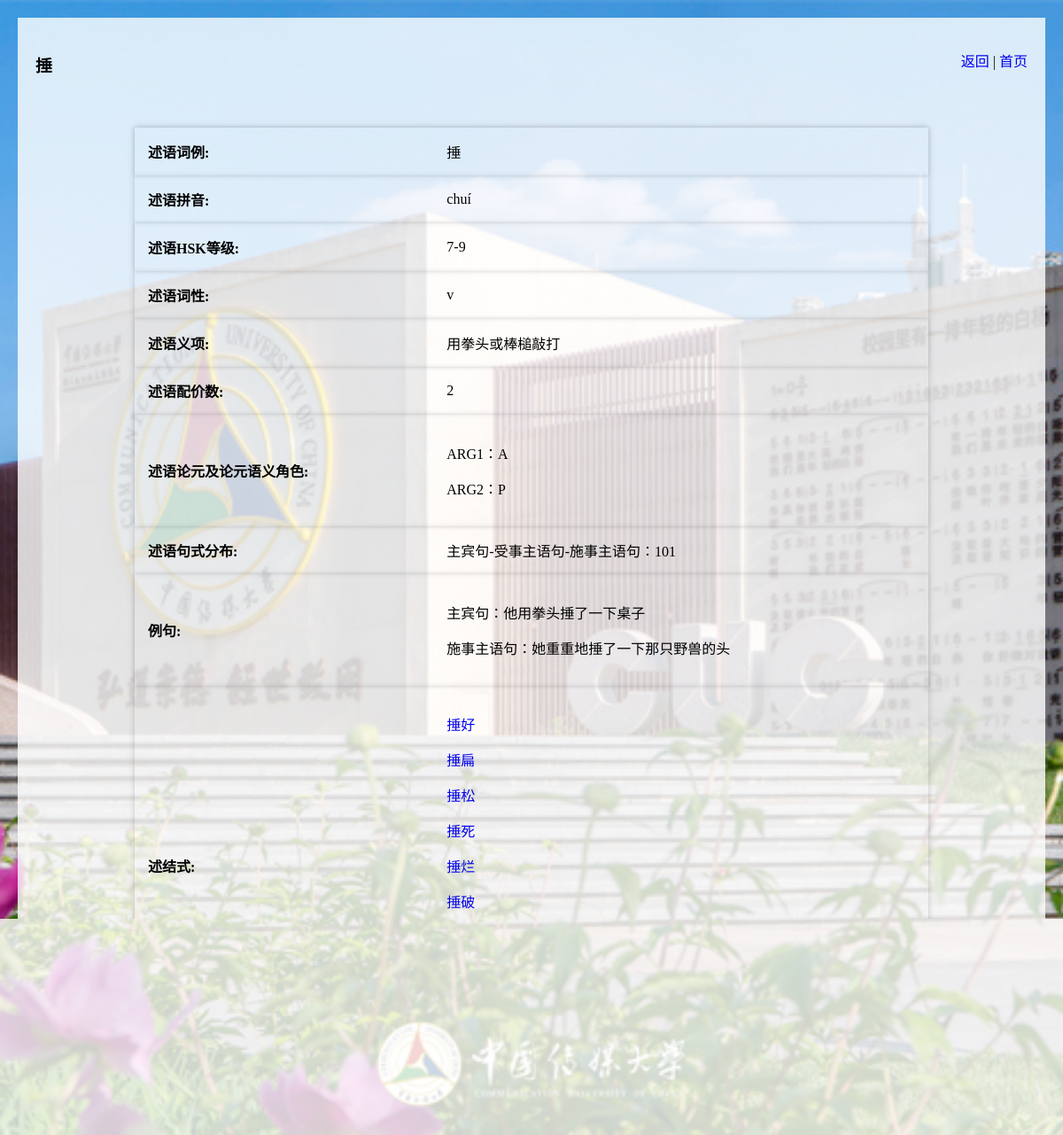
The app's page /predicate/捶 with its own data.
### tables this page shows
CREATE TABLE "第一轮标注记录" (
	"id"	INTEGER,
	"编号"	TEXT,
	"述结式词例"	TEXT,
	"述结式拼音"	TEXT,
	"述结式类型"	TEXT,
	"述结式配价数"	TEXT,
	"述结式论元1"	TEXT,
	"述结式论元2"	TEXT,
	"述结式论元3"	TEXT,
	"述结式论元1语义角色"	TEXT,
	"述结式论元2语义角色"	TEXT,
	"述结式论元3语义角色"	TEXT,
	"述语词例"	TEXT,
	"述语拼音"	TEXT,
	"述语HSK等级"	TEXT,
	"述语词性"	TEXT,
	"述语义项"	TEXT,
	"述语配价数"	TEXT,
	"述语论元1"	TEXT,
	"述语论元2"	TEXT,
	"述语论元3"	TEXT,
	"述语论元1语义角色"	TEXT,
	"述语论元2语义角色"	TEXT,
	"述语论元3语义角色"	TEXT,
	"补语词例"	TEXT,
	"补语拼音"	TEXT,
	"补语HSK等级"	TEXT,
	"补语词性"	TEXT,
	"补语义项"	TEXT,
	"补语配价数"	TEXT,
	"补语论元1"	TEXT,
	"补语论元2"	TEXT,
	"补语论元3"	TEXT,
	"补语论元1语义角色"	TEXT,
	"补语论元2语义角色"	TEXT,
	"补语论元3语义角色"	TEXT,
	"共指关系:R.ARG1="	TEXT,
	"R.ARG2="	TEXT,
	"V.ARG1="	TEXT,
	"V.ARG2="	TEXT,
	"补语语义类型"	TEXT,
	"句式1-主动宾"	TEXT,
	"句式1例句"	TEXT,
	"句式2-受事主语句"	TEXT,
	"句式2例句"	TEXT,
	"句式3-把字句"	TEXT,
	"句式3例句"	TEXT,
	"句式4-被na让字句"	TEXT,
	"句式4例句"	TEXT,
	"句式5-施事主语句"	TEXT,
	"句式5例句"	TEXT,
	"句式6-动词拷贝句"	TEXT,
	"句式6例句"	TEXT,
	"句式分布类型"	TEXT,
	"述语句式1 主宾句"	TEXT,
	"述语句式1例句"	TEXT,
	"述语句式2 受事主语句"	TEXT,
	"述语句式2例句"	TEXT,
	"述语句式3 施事主语句"	TEXT,
	"述语句式3例句 "	TEXT,
	"述语句式分布"	TEXT,
	"补语句式1 主事主语句"	TEXT,
	"补语句式1例句"	TEXT,
	"补语句式2 感事主语句"	TEXT,
	"补语句式2例句"	TEXT,
	"补语句式3 施事主语句"	TEXT,
	"补语句式3例句"	TEXT,
	"补语句式分布"	TEXT,
	"备注【词的义项】"	TEXT,
	"来源"	TEXT,
	"填写者1"	TEXT,
	"填写者2"	TEXT,
	"标注中遇到的问题"	TEXT,
	"音序"	TEXT,
	"基础句"	TEXT,
	"图片路径"	TEXT,
	PRIMARY KEY("id" AUTOINCREMENT)
);

### app.py (the view)
@app.route('/predicate/<pr>')
def predicate_detail(pr):
    conn = get_db()
    cursor = conn.cursor()
    cursor.execute('SELECT * FROM 第一轮标注记录 WHERE 述语词例 = ?',(pr,))
    predicate_info = cursor.fetchall()
    predicate_info = [[item if item != "na" else "" for item in row] for row in predicate_info]
    predicate_info = group_by_index(predicate_info,16,lambda x:x[2])
    return render_template('predicate_detail.html',predicate_info=predicate_info,pr=pr)

### app.py (called while the page is built)
def get_db():
    conn = sqlite3.connect(database)
    return conn

def group_by_index(data, index, sort_key=None):
    grouped_data = {}
    for item in data:
        key = item[index]
        if key not in grouped_data:
            grouped_data[key] = []
        grouped_data[key].append(item)
    for key in grouped_data:
        grouped_data[key] = sorted(grouped_data[key], key=sort_key)
    three_dim_list = list(grouped_data.values())
    three_dim_list.sort(key=lambda x: x[0][index])
    return three_dim_list

### templates/predicate_detail.html (shortened to what this page needs)
<!DOCTYPE html>
<html lang="en">
<head>
    <link rel="stylesheet" href="{{ url_for('static', filename='css/mystyle.css') }}">
</head>
<body>
    <div class="container">
        <div class="header_part ">
            <div class="left-div">
                <h3>{{ pr }}</h3>
            </div>
            <div class="right-div">
                <p><a href="javascript:history.back();">返回</a> | <a href="/">首页</a></p>
            </div>
        </div>
        <div class="main">
            {% if predicate_info %}
            {% for item in predicate_info %}
            <table>
                {% if item[0][12] %}
                <tr>
                    <td><strong>述语词例:</strong></td>
                    <td>{{ item[0][12] }}</td>
                </tr>
                {% endif %}
                {% if item[0][13] %}
                <tr>
                    <td><strong>述语拼音:</strong></td>
                    <td>{{ item[0][13] }}</td>
                </tr>
                {% endif %}
                {% if item[0][14] %}
                <tr>
                    <td><strong>述语HSK等级:</strong></td>
                    <td>{{ item[0][14] }}</td>
                </tr>
                {% endif %}
                 {% if item[0][15] %}
                <tr>
                    <td><strong>述语词性:</strong></td>
                    <td>{{ item[0][15] }}</td>
                </tr>
                {% endif %}
                {% if item[0][16] %}
                <tr>
                    <td><strong>述语义项:</strong></td>
                    <td>{{ item[0][16] }}</td>
                </tr>
                {% endif %}
                 {% if item[0][17] %}
                <tr>
                    <td><strong>述语配价数:</strong></td>
                    <td>{{ item[0][17] }}</td>
                </tr>
                {% endif %}
                {% if item[0][18] %}
                <tr>
                    <td><strong>述语论元及论元语义角色:</strong></td>
                    <td>
                        <p>{{ item[0][18] }}：{{ item[0][21] }}</p>
                        {% if item[0][19] %}
                        <p>{{ item[0][19] }}：{{ item[0][22] }}</p>
                        {% endif %}
                    </td>
                </tr>
                {% endif %}
                {% if item[0][60] %}
                <tr>
                    <td><strong>述语句式分布:</strong></td>
                    <td>主宾句-受事主语句-施事主语句：{{ item[0][60] }}</td>
                </tr>
                {% endif %}
                <tr>
                    <td><strong>例句:</strong></td>
                    <td>
                        {% if item[0][55] %}
                        <p>主宾句：{{ item[0][55] }}</p>
                        {% endif %}
                        {% if item[0][59] %}
                        <p>施事主语句：{{ item[0][59] }}</p>
                        {% endif %}
                    </td>
                </tr>
                <tr>
                    <td><strong>述结式:</strong></td>
                    <td>
                        {% for i in item %}
                        <p><a href="../vrc/{{i[2]}}">{{i[2]}}</a></p>
                        {% endfor %}
                    </td>
                </tr>
            </table>
            {% endfor %}
            {% else %}
            <div style="margin: auto;"><p>未查询到相应结果</p></div>
            {% endif %}
        </div>
        <div class="footer">
            <p>中国传媒大学人文学院</p>
        </div>
    </div>
</body>
</html>

### static/css/mystyle.css (style rules this page uses)
body, html { margin: 0; padding: 0; width: 100%; height: 100%; background: url('../img/background.jpg') no-repeat center center fixed; background-size: cover; background-position-y: bottom; }
.container { display: flex; flex-direction: column; margin: 20px; background: rgba(255, 255, 255, 0.8); }
.main { flex: 1; display: flex; padding: 20px; }
.footer { padding: 20px; text-align: center; font-size: 14px; color: #333; }

### templates/predicate_detail.html (style rules this page uses)
table { width: 80%; border-collapse: collapse; margin: 0 auto; box-shadow: 0 0 10px rgba(0, 0, 0, 0.1); }
th, td { padding: 15px; text-align: left; border: none; }
tr:nth-child(odd) { box-shadow: 0 0 5px rgba(0, 0, 0, 0.2); }
tr:nth-child(even) { box-shadow: 0 0 5px rgba(0, 0, 0, 0.1); }
a { text-decoration: none; }
.header_part { display: flex; justify-content: space-between; margin: 20px; }
.left-div { text-align: left; width: 45%; padding-right: 10px; }
.right-div { text-align: right; width: 45%; padding-left: 10px; }

### records on screen
第一轮标注记录: 述语词例 "捶", 述语拼音 "chuí", 述语HSK等级 "7-9", 述语词性 "v", 述语义项 "用拳头或棒槌敲打", 述语配价数 "2", 述语论元1 "ARG1", 述语论元1语义角色 "A", 述语论元2 "ARG2", 述语论元2语义角色 "P", 述语句式分布 "101", 述语句式1例句 "他用拳头捶了一下桌子", 述语句式3例句  "她重重地捶了一下那只野兽的头", 述结式词例 "捶好"
第一轮标注记录: 述结式词例 "捶扁"
第一轮标注记录: 述结式词例 "捶松"
第一轮标注记录: 述结式词例 "捶死"
第一轮标注记录: 述结式词例 "捶烂"
第一轮标注记录: 述结式词例 "捶破"

### other values on screen
{{ pr }} "捶"
